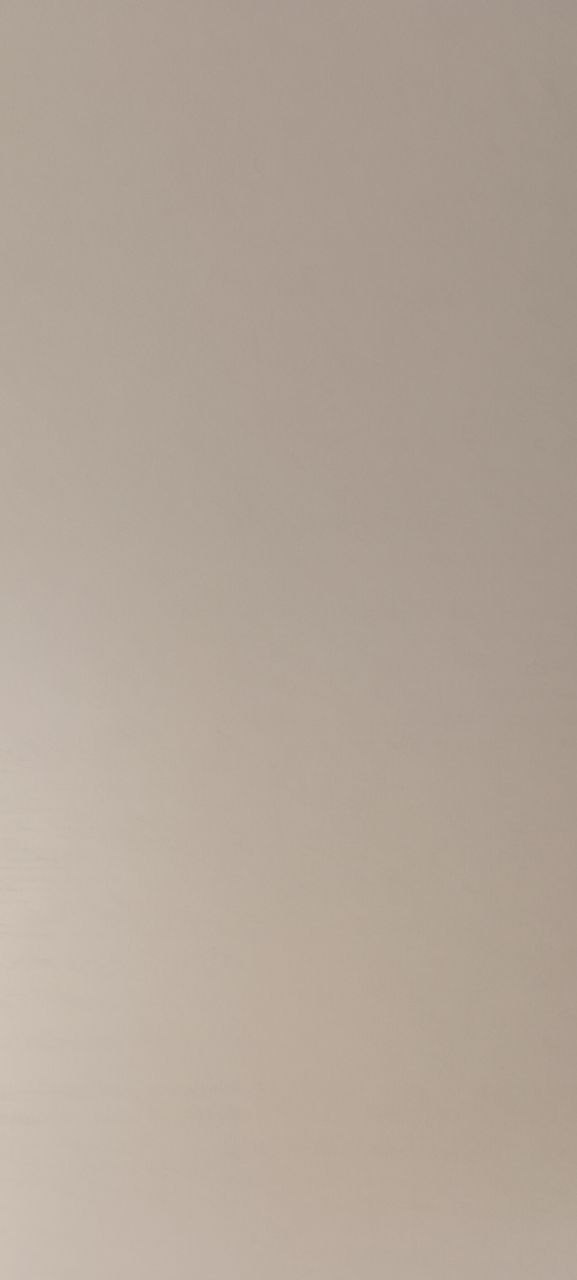
#> input picture images/0.jpg, 577 x 1280 px
$ python -i utils.py   (imports and definitions only)   (older library calls are emulated)
#> lines starting #> are read from the running program, lines starting #| are printed output that depends on the picture
#> further down, picture is the input picture: shape (1280, 577, 3); mean B, G, R 152.7, 165.1, 178.5
import numpy as np
import cv2
from shapely import geometry, ops

# [115 lines left out: functions cart2pol, pol2cart, rotate_contour, scale_contour, contours_intersect_area, point_in_contour and 3 more, not called in this run]

def normalize_image(img):
    rgb_planes = cv2.split(img)

    result_planes = []
    result_norm_planes = []
    for plane in rgb_planes:
        dilated_img = cv2.dilate(plane, np.ones((7, 7), np.uint8))
        bg_img = cv2.medianBlur(dilated_img, 21)
        diff_img = 255 - cv2.absdiff(plane, bg_img)
        norm_img = cv2.normalize(diff_img, None, alpha=0, beta=255, norm_type=cv2.NORM_MINMAX, dtype=cv2.CV_8UC1)
        result_planes.append(diff_img)
        result_norm_planes.append(norm_img)
#> this loop made 3 passes
#> pass 1, in normalize_image, `dilated_img = cv2.dilate(plane, np.ones((7, 7), np.uint8))`:
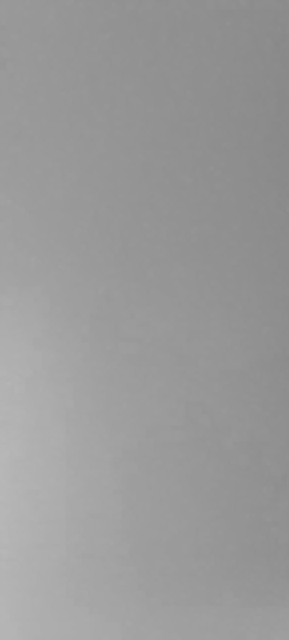
#> dilated_img: shape (1280, 577) (shown at 1/2 size); min 135, max 183, mean 153.5
#> pass 1, in normalize_image, `norm_img = cv2.normalize(diff_img, None, alpha=0, beta=255, norm_type=..`:
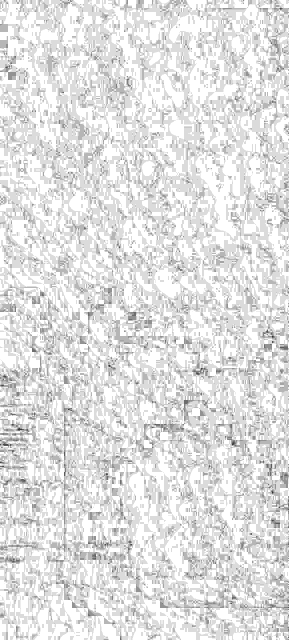
#> norm_img: shape (1280, 577) (shown at 1/2 size); min 0, max 255, mean 225
#> after the loop:
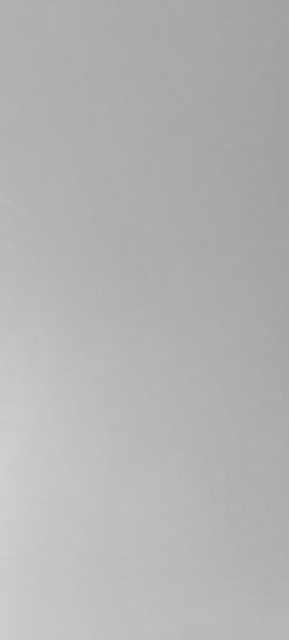
#> dilated_img: shape (1280, 577) (shown at 1/2 size); min 159, max 207, mean 179.3
#> after the loop, result_norm_planes = 3 items; result_planes = 3 items

    result = cv2.merge(result_planes)
    result_norm = cv2.merge(result_norm_planes)
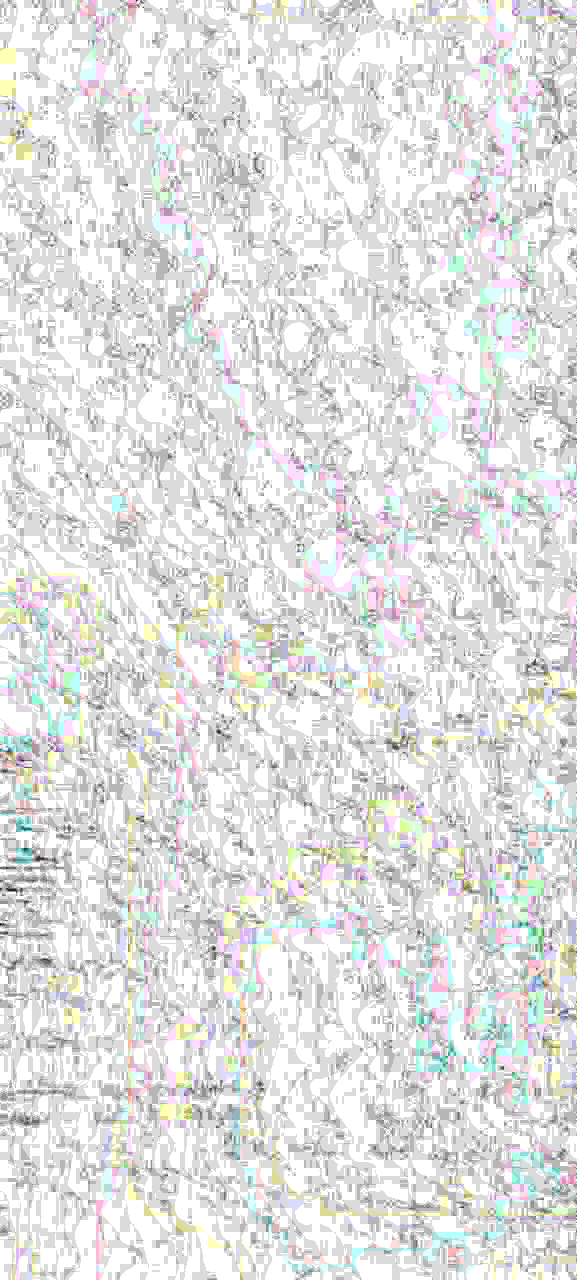
#> result_norm: shape (1280, 577, 3); mean of channels 0, 1, 2 225, 225.6, 225.2; drawn as B, G, R
    return result_norm

>>> import cv2
>>> picture = cv2.imread('../images/0.jpg')
>>> result = normalize_image(picture)

$ run again, on images/1.jpg
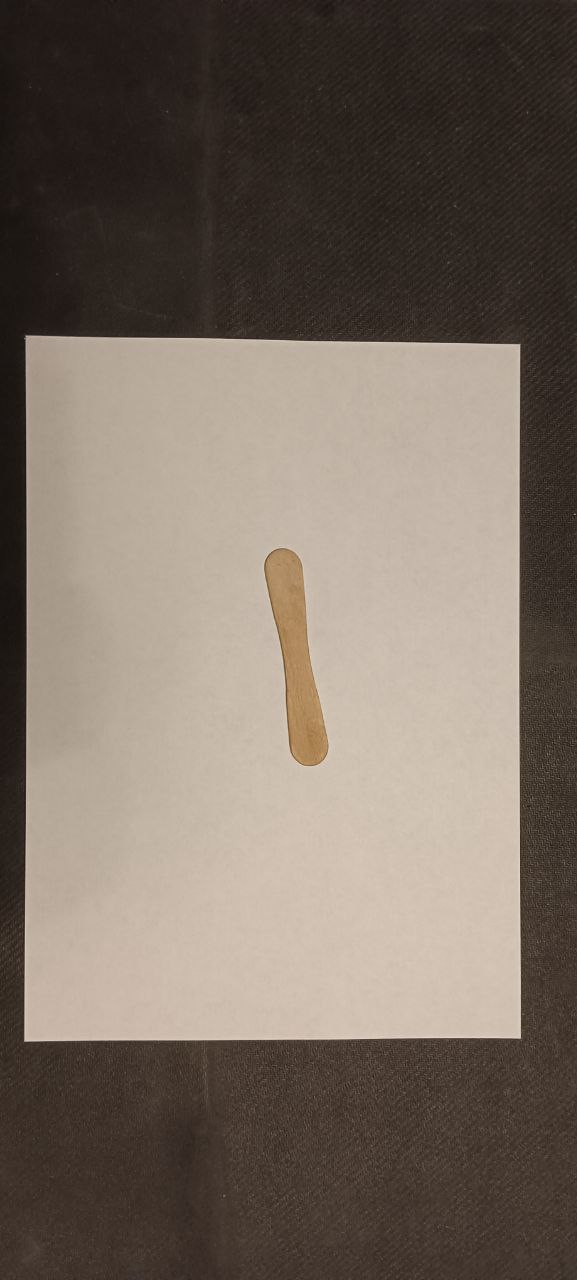
#> input picture images/1.jpg, 577 x 1280 px
#> picture is the input picture: shape (1280, 577, 3); mean B, G, R 97.2, 108, 120.1
#> the loop in normalize_image, `for plane in rgb_planes:` made 3 passes
#> pass 1, in normalize_image, `norm_img = cv2.normalize(diff_img, None, alpha=0, beta=255, norm_type=..`:
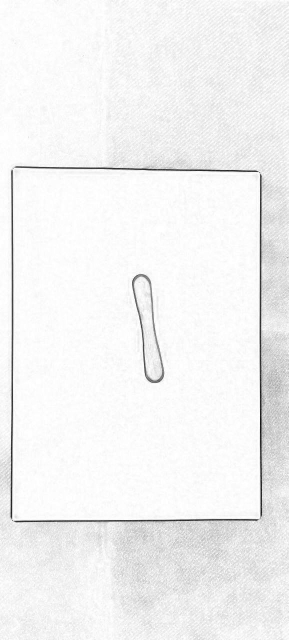
#> norm_img: shape (1280, 577) (shown at 1/2 size); min 0, max 255, mean 242.3
#> after the loop in normalize_image, `for plane in rgb_planes:`:
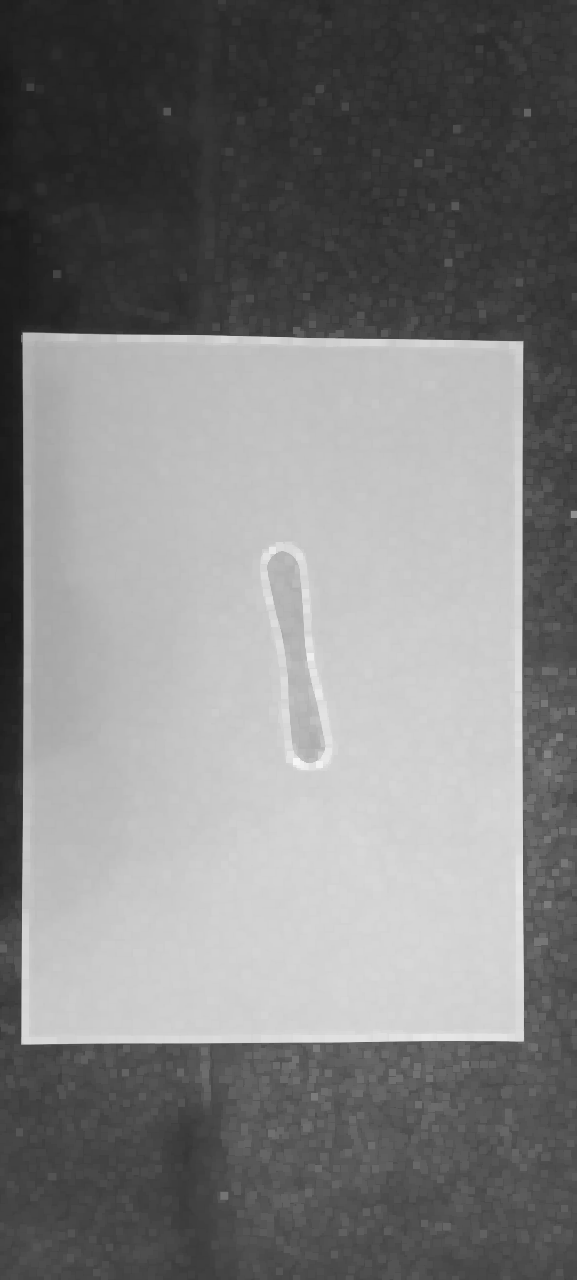
#> dilated_img: shape (1280, 577); min 25, max 245, mean 128.2
#> after the loop in normalize_image, `for plane in rgb_planes:`: result_norm_planes = 3 items
